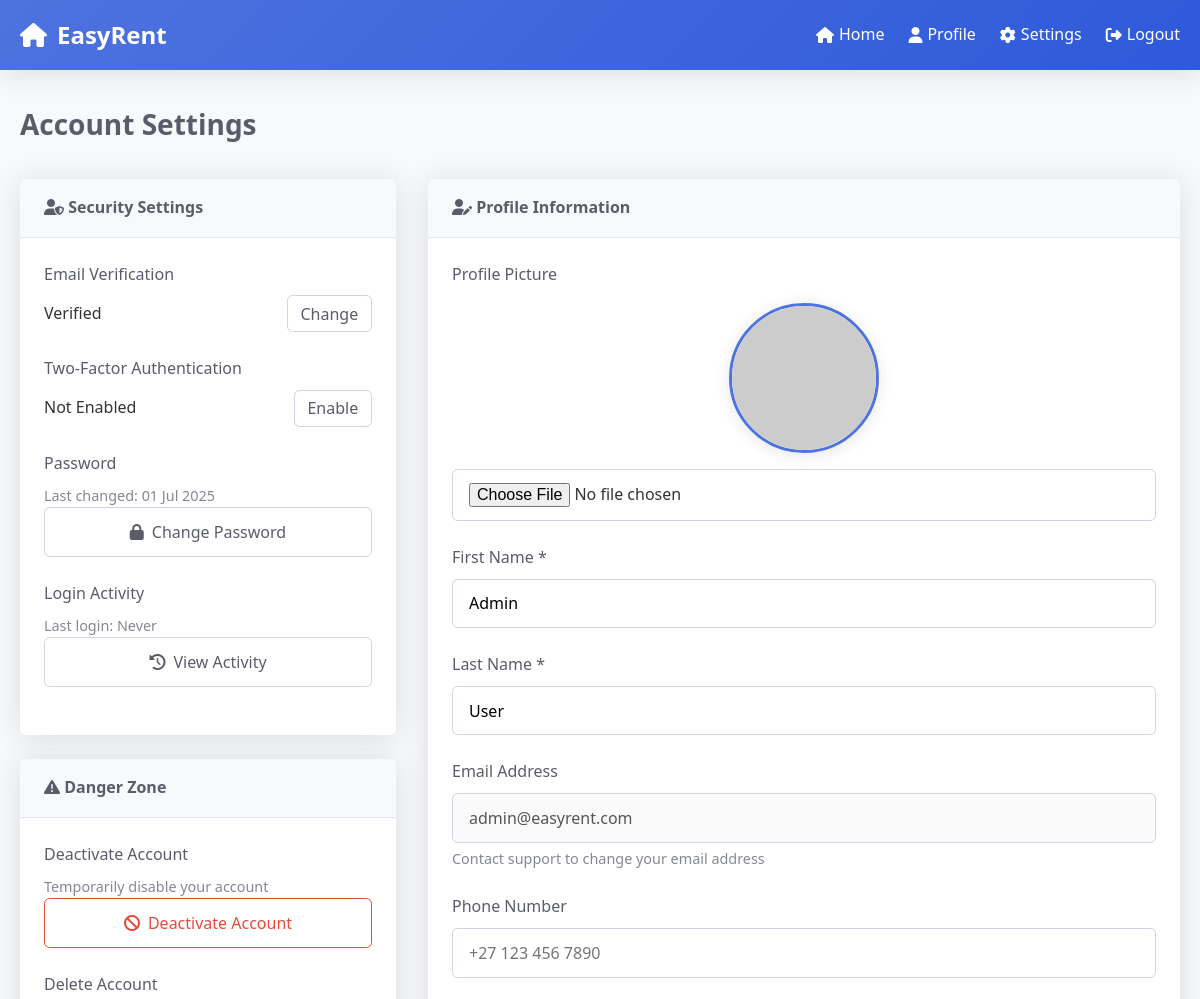
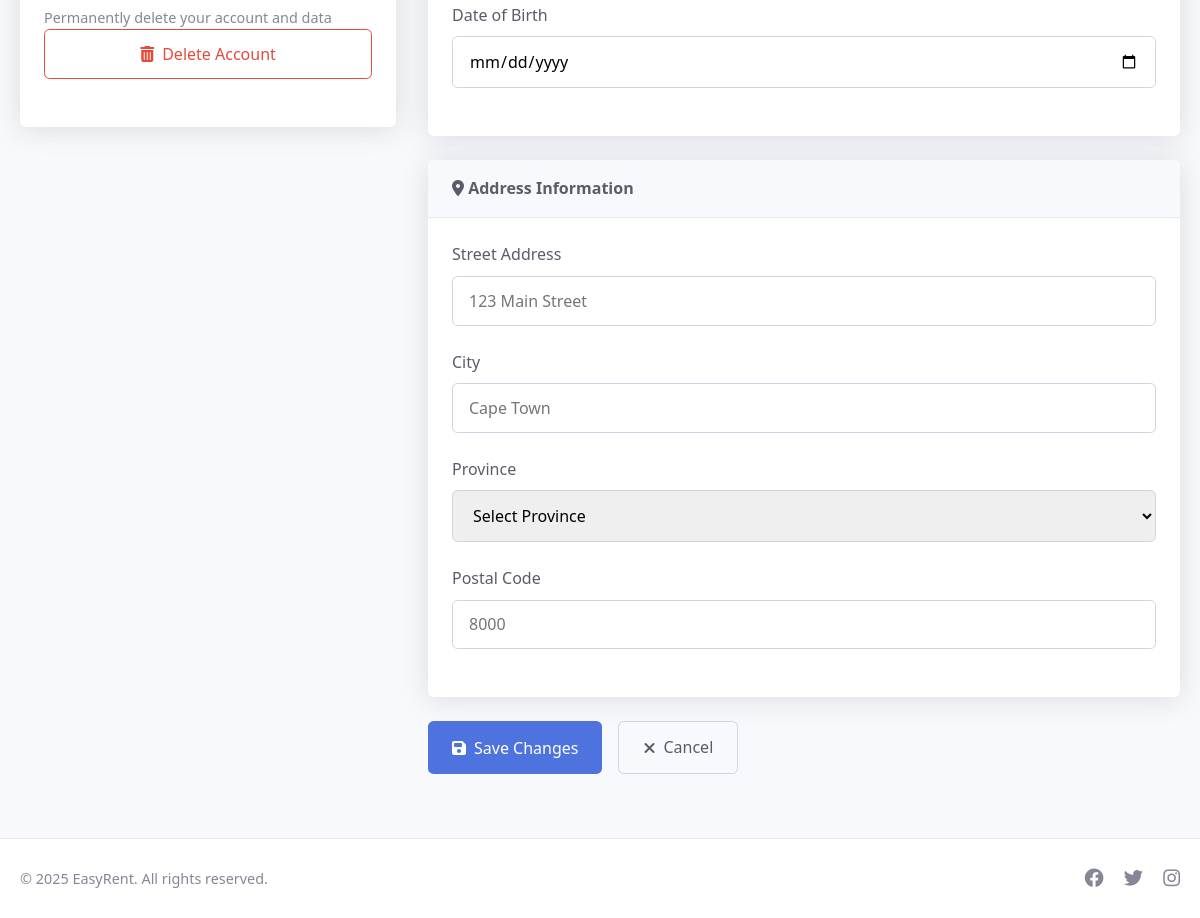
The app's page /settings.php (signed in) with its own data (2 pictures, top to bottom).
### tables this page shows
CREATE TABLE `users` (
  `id` int(11) NOT NULL,
  `username` varchar(50) NOT NULL,
  `email` varchar(100) NOT NULL,
  `password_hash` varchar(255) NOT NULL,
  `user_type` enum('tenant','landlord','admin') NOT NULL DEFAULT 'tenant',
  `first_name` varchar(50) DEFAULT NULL,
  `last_name` varchar(50) DEFAULT NULL,
  `phone` varchar(20) DEFAULT NULL,
  `profile_image` varchar(255) DEFAULT NULL,
  `date_of_birth` date DEFAULT NULL,
  `is_verified` tinyint(1) DEFAULT 0,
  `is_active` tinyint(1) DEFAULT 1,
  `created_at` timestamp NOT NULL DEFAULT current_timestamp(),
  `updated_at` timestamp NOT NULL DEFAULT current_timestamp() ON UPDATE current_timestamp(),
  `failed_login_attempts` int(11) DEFAULT 0,
  `last_failed_login` timestamp NULL DEFAULT NULL,
  `last_login` timestamp NULL DEFAULT NULL,
  `status` enum('active','inactive','suspended') DEFAULT 'active'
);

### settings.php (the view, shortened to what this page needs)
<?php
require_once __DIR__ . '/config/database.php';
$database = new Database();
$pdo = $database->getConnection();
$user_id = $_SESSION['user_id'];
$errors = [];
try {
    $stmt = $pdo->prepare("SELECT * FROM users WHERE id = ?");
    $stmt->execute([$user_id]);
    $user = $stmt->fetch(PDO::FETCH_ASSOC);
} catch (PDOException $e) {
    $errors[] = "Error fetching user data: " . $e->getMessage();
}
?>
<!DOCTYPE html>
<html lang="en">
<head>
    <link rel="stylesheet" href="https://cdnjs.cloudflare.com/ajax/libs/font-awesome/6.4.0/css/all.min.css">
</head>
<body>
    <header>
        <div class="container header-content">
            <div class="logo">
                <i class="fas fa-home"></i>
                <span>EasyRent</span>
            </div>
            <nav>
                <ul>
                    <li><a href="index.php"><i class="fas fa-home"></i> Home</a></li>
                    <li><a href="profile.php"><i class="fas fa-user"></i> Profile</a></li>
                    <li><a href="settings.php" class="active"><i class="fas fa-cog"></i> Settings</a></li>
                    <li><a href="auth/logout.php"><i class="fas fa-sign-out-alt"></i> Logout</a></li>
                </ul>
            </nav>
        </div>
    </header>
    <main class="main-content">
        <div class="container">
            <div class="page-header">
                <h1 class="page-title">Account Settings</h1>
            </div>
            <div class="settings-container">
                <div class="settings-sidebar">
                    <div class="card">
                        <div class="card-header">
                            <i class="fas fa-user-shield"></i> Security Settings
                        </div>
                        <div class="card-body">
                            <div class="form-group">
                                <label>Email Verification</label>
                                <div style="display: flex; align-items: center; justify-content: space-between;">
                                    <span>
                                        <?= $user['is_verified'] ? 'Verified' : 'Not Verified' ?>
                                    </span>
                                    <button class="btn btn-outline" style="padding: 0.4rem 0.8rem;">
                                        <?= $user['is_verified'] ? 'Change' : 'Verify' ?>
                                    </button>
                                </div>
                            </div>
                            <div class="form-group">
                                <label>Two-Factor Authentication</label>
                                <div style="display: flex; align-items: center; justify-content: space-between;">
                                    <span>Not Enabled</span>
                                    <button class="btn btn-outline" style="padding: 0.4rem 0.8rem;">
                                        Enable
                                    </button>
                                </div>
                            </div>
                            <div class="form-group">
                                <label>Password</label>
                                <p class="info-note">Last changed: <?= $user['updated_at'] ? date('d M Y', strtotime($user['updated_at'])) : 'Unknown' ?></p>
                                <button class="btn btn-outline" style="width: 100%;">
                                    <i class="fas fa-lock"></i> Change Password
                                </button>
                            </div>
                            <div class="form-group">
                                <label>Login Activity</label>
                                <p class="info-note">Last login: <?= $user['last_login'] ? date('d M Y H:i', strtotime($user['last_login'])) : 'Never' ?></p>
                                <button class="btn btn-outline" style="width: 100%;">
                                    <i class="fas fa-history"></i> View Activity
                                </button>
                            </div>
                        </div>
                    </div>
                    <div class="card">
                        <div class="card-header">
                            <i class="fas fa-exclamation-triangle"></i> Danger Zone
                        </div>
                        <div class="card-body">
                            <div class="form-group">
                                <label>Deactivate Account</label>
                                <p class="info-note">Temporarily disable your account</p>
                                <button class="btn btn-outline" style="width: 100%; color: var(--danger); border-color: var(--danger);">
                                    <i class="fas fa-ban"></i> Deactivate Account
                                </button>
                            </div>
                            <div class="form-group">
                                <label>Delete Account</label>
                                <p class="info-note">Permanently delete your account and data</p>
                                <button class="btn btn-outline" style="width: 100%; color: var(--danger); border-color: var(--danger);">
                                    <i class="fas fa-trash-alt"></i> Delete Account
                                </button>
                            </div>
                        </div>
                    </div>
                </div>
                <div class="settings-main">
                    <form action="settings.php" method="POST" enctype="multipart/form-data">
                        <div class="card">
                            <div class="card-header">
                                <i class="fas fa-user-edit"></i> Profile Information
                            </div>
                            <div class="card-body">
                                <div class="form-group">
                                    <label for="profile_image">Profile Picture</label>
                                    <div class="img-preview-container">
                                        <img src="https://ui-avatars.com/api/?name=<?= urlencode($user['first_name'] . '+' . $user['last_name']) ?>&background=4e73df&color=fff&size=128"
                                             alt="Profile Preview" class="img-preview" id="imgPreview">
                                        <input type="file" name="profile_image" id="profile_image" accept="image/*">
                                    </div>
                                </div>
                                <div class="form-group">
                                    <label for="first_name">First Name *</label>
                                    <input type="text" id="first_name" name="first_name"
                                           value="<?= htmlspecialchars($user['first_name'] ?? '') ?>" required>
                                </div>
                                <div class="form-group">
                                    <label for="last_name">Last Name *</label>
                                    <input type="text" id="last_name" name="last_name"
                                           value="<?= htmlspecialchars($user['last_name'] ?? '') ?>" required>
                                </div>
                                <div class="form-group">
                                    <label for="email">Email Address</label>
                                    <input type="email" id="email" value="<?= htmlspecialchars($user['email'] ?? '') ?>" disabled>
                                    <p class="info-note">Contact support to change your email address</p>
                                </div>
                                <div class="form-group">
                                    <label for="phone">Phone Number</label>
                                    <input type="tel" id="phone" name="phone"
                                           value="<?= htmlspecialchars($user['phone'] ?? '') ?>"
                                           placeholder="+27 123 456 7890">
                                </div>
                                <div class="form-group">
                                    <label for="date_of_birth">Date of Birth</label>
                                    <input type="date" id="date_of_birth" name="date_of_birth"
                                           value="<?= htmlspecialchars($user['date_of_birth'] ?? '') ?>">
                                </div>
                            </div>
                        </div>
                        <div class="card">
                            <div class="card-header">
                                <i class="fas fa-map-marker-alt"></i> Address Information
                            </div>
                            <div class="card-body">
                                <div class="form-group">
                                    <label for="address">Street Address</label>
                                    <input type="text" id="address" name="address"
                                           value="<?= htmlspecialchars($user['address'] ?? '') ?>"
                                           placeholder="123 Main Street">
                                </div>
                                <div class="form-group">
                                    <label for="city">City</label>
                                    <input type="text" id="city" name="city"
                                           value="<?= htmlspecialchars($user['city'] ?? '') ?>"
                                           placeholder="Cape Town">
                                </div>
                                <div class="form-group">
                                    <label for="province">Province</label>
                                    <select id="province" name="province">
                                        <option value="">Select Province</option>
                                    </select>
                                </div>
                                <div class="form-group">
                                    <label for="postal_code">Postal Code</label>
                                    <input type="text" id="postal_code" name="postal_code"
                                           value="<?= htmlspecialchars($user['postal_code'] ?? '') ?>"
                                           placeholder="8000">
                                </div>
                            </div>
                        </div>
                        <div class="btn-group">
                            <button type="submit" class="btn btn-primary">
                                <i class="fas fa-save"></i> Save Changes
                            </button>
                            <a href="profile.php" class="btn btn-outline">
                                <i class="fas fa-times"></i> Cancel
                            </a>
                        </div>
                    </form>
                </div>
            </div>
        </div>
    </main>
    <footer>
        <div class="container footer-content">
            <div class="copyright">
                &copy; <?= date('Y') ?> EasyRent. All rights reserved.
            </div>
            <div class="social-links">
                <a href="#"><i class="fab fa-facebook"></i></a>
                <a href="#"><i class="fab fa-twitter"></i></a>
                <a href="#"><i class="fab fa-instagram"></i></a>
            </div>
        </div>
    </footer>
</body>
</html>

### settings.php (style rules this page uses)
:root { --primary: #4e73df; --primary-dark: #2e59d9; --secondary: #858796; --success: #1cc88a; --info: #36b9cc; --warning: #f6c23e; --danger: #e74a3b; --light: #f8f9fc; --dark: #5a5c69; --shadow: 0 0.15rem 1.75rem 0 rgba(58, 59, 69, 0.15); --border-radius: 0.35rem; }
* { margin: 0; padding: 0; box-sizing: border-box; font-family: 'Segoe UI', Tahoma, Geneva, Verdana, sans-serif; }
body { background-color: #f8f9fc; color: #333; line-height: 1.6; }
.container { max-width: 1200px; margin: 0 auto; padding: 0 20px; }
header { background: linear-gradient(135deg, var(--primary), var(--primary-dark)); color: white; padding: 1rem 0; box-shadow: var(--shadow); position: sticky; top: 0; z-index: 100; }
.header-content { display: flex; justify-content: space-between; align-items: center; }
.logo { font-size: 1.5rem; font-weight: 700; display: flex; align-items: center; }
.logo i { margin-right: 10px; }
nav ul { display: flex; list-style: none; }
nav ul li { margin-left: 1.5rem; }
nav ul li a { color: white; text-decoration: none; font-weight: 500; display: flex; align-items: center; transition: opacity 0.3s; }
nav ul li a i { margin-right: 5px; }
.main-content { padding: 2rem 0; }
.page-header { display: flex; justify-content: space-between; align-items: center; margin-bottom: 2rem; }
.page-title { font-size: 1.75rem; color: var(--dark); font-weight: 600; }
.card { background: white; border-radius: var(--border-radius); box-shadow: var(--shadow); margin-bottom: 1.5rem; overflow: hidden; }
.card-header { background-color: #f8f9fc; border-bottom: 1px solid #e3e6f0; padding: 1rem 1.5rem; font-weight: 600; color: var(--dark); }
.card-body { padding: 1.5rem; }
.settings-container { display: flex; flex-wrap: wrap; gap: 2rem; }
.settings-sidebar { flex: 1; min-width: 300px; }
.settings-main { flex: 2; min-width: 300px; }
.form-group { margin-bottom: 1.5rem; }
label { display: block; margin-bottom: 0.5rem; font-weight: 500; color: var(--dark); }
input[type="text"], input[type="email"], input[type="tel"], input[type="date"], input[type="file"], select { width: 100%; padding: 0.8rem 1rem; border: 1px solid #d1d3e2; border-radius: var(--border-radius); font-size: 1rem; transition: border-color 0.3s; }
.img-preview-container { display: flex; flex-direction: column; align-items: center; margin: 1rem 0; }
.img-preview { width: 150px; height: 150px; border-radius: 50%; object-fit: cover; border: 3px solid var(--primary); box-shadow: 0 0.15rem 1rem rgba(0, 0, 0, 0.1); margin-bottom: 1rem; }
.btn { display: inline-flex; align-items: center; justify-content: center; padding: 0.8rem 1.5rem; border-radius: var(--border-radius); font-weight: 500; text-decoration: none; transition: all 0.3s; cursor: pointer; border: none; font-size: 1rem; }
.btn-primary { background: var(--primary); color: white; }
.btn-outline { background: transparent; border: 1px solid #d1d3e2; color: var(--dark); }
.btn i { margin-right: 8px; }
.btn-group { display: flex; gap: 1rem; }
.info-note { font-size: 0.9rem; color: var(--secondary); margin-top: 0.3rem; }
footer { background: white; border-top: 1px solid #e3e6f0; padding: 1.5rem 0; margin-top: 2rem; }
.footer-content { display: flex; justify-content: space-between; align-items: center; }
.copyright { color: var(--secondary); font-size: 0.9rem; }
.social-links a { color: var(--secondary); margin-left: 1rem; font-size: 1.2rem; transition: color 0.3s; }

### records on screen
users: updated_at "01 Jul 2025", first_name "Admin", last_name "User", email "admin@easyrent.com"
